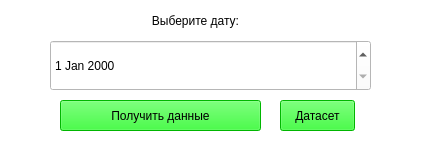
<?xml version="1.0" encoding="UTF-8"?>
<ui version="4.0">
 <class>MainWindow</class>
 <widget class="QMainWindow" name="MainWindow">
  <property name="geometry">
   <rect>
    <x>0</x>
    <y>0</y>
    <width>424</width>
    <height>154</height>
   </rect>
  </property>
  <property name="font">
   <font>
    <pointsize>12</pointsize>
   </font>
  </property>
  <property name="mouseTracking">
   <bool>false</bool>
  </property>
  <property name="windowTitle">
   <string>Window</string>
  </property>
  <property name="styleSheet">
   <string notr="true">background-color: rgb(255, 255, 255);</string>
  </property>
  <widget class="QWidget" name="centralwidget">
   <widget class="QPushButton" name="get_date">
    <property name="geometry">
     <rect>
      <x>60</x>
      <y>100</y>
      <width>201</width>
      <height>31</height>
     </rect>
    </property>
    <property name="styleSheet">
     <string notr="true">background-color: rgb(0, 255, 0);
font: 75 12pt &quot;MS Shell Dlg 2&quot;;</string>
    </property>
    <property name="text">
     <string>Получить данные</string>
    </property>
   </widget>
   <widget class="QLabel" name="search_text">
    <property name="geometry">
     <rect>
      <x>120</x>
      <y>10</y>
      <width>151</width>
      <height>21</height>
     </rect>
    </property>
    <property name="styleSheet">
     <string notr="true">font: 12pt &quot;MS Shell Dlg 2&quot;;</string>
    </property>
    <property name="text">
     <string>Выберите дату:</string>
    </property>
    <property name="textFormat">
     <enum>Qt::AutoText</enum>
    </property>
    <property name="alignment">
     <set>Qt::AlignCenter</set>
    </property>
   </widget>
   <widget class="QPushButton" name="dataset">
    <property name="geometry">
     <rect>
      <x>280</x>
      <y>100</y>
      <width>75</width>
      <height>31</height>
     </rect>
    </property>
    <property name="styleSheet">
     <string notr="true">background-color: rgb(0, 255, 0);
font: 75 12pt &quot;MS Shell Dlg 2&quot;;</string>
    </property>
    <property name="text">
     <string>Датасет</string>
    </property>
   </widget>
   <widget class="QDateEdit" name="dateEdit">
    <property name="geometry">
     <rect>
      <x>50</x>
      <y>40</y>
      <width>321</width>
      <height>51</height>
     </rect>
    </property>
   </widget>
  </widget>
  <widget class="QStatusBar" name="statusbar"/>
 </widget>
 <resources/>
 <connections/>
</ui>
